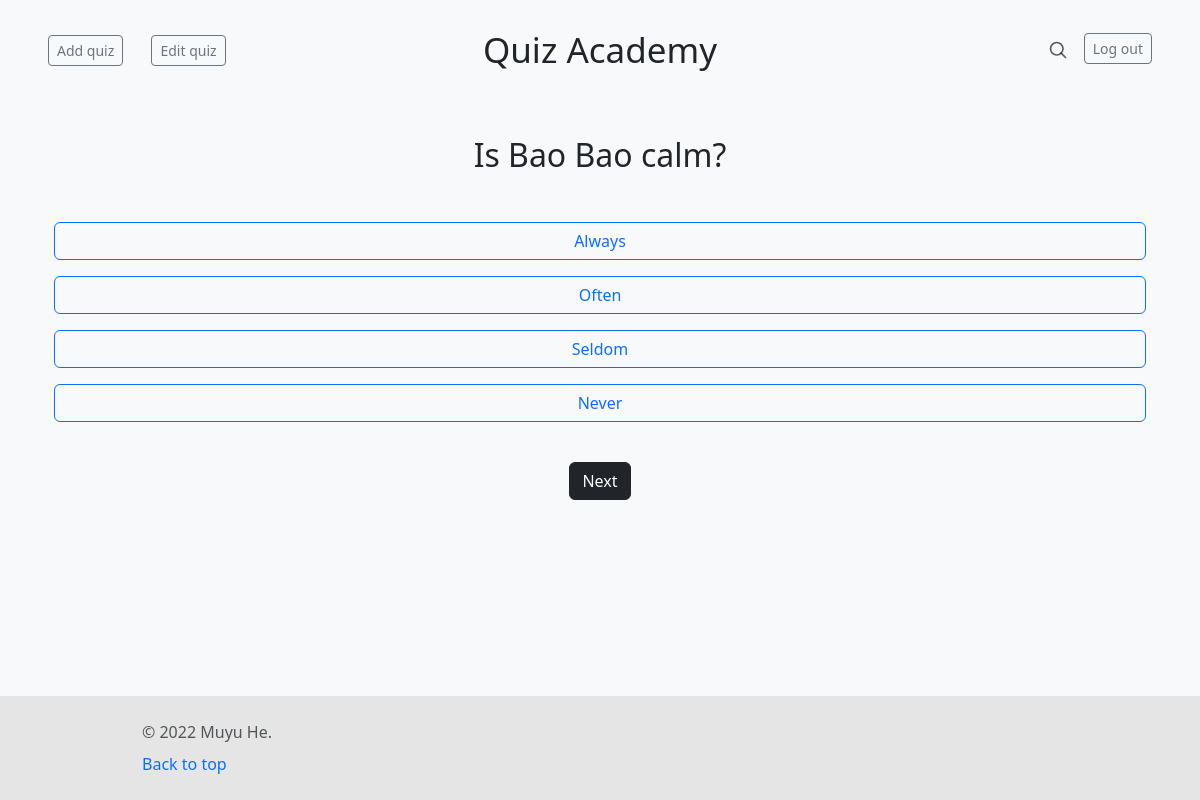
The app's page /question/23/ (signed in) with its own data.
### quizzes/models.py (models this page shows, shortened)
class Question(models.Model):
    curr_question = models.CharField(max_length=200, null=True)
    op1 = models.CharField(max_length=200, null=True)
    op2 = models.CharField(max_length=200, null=True)
    op3 = models.CharField(max_length=200, null=True)
    op4 = models.CharField(max_length=200, null=True)
    answer = models.CharField(max_length=200, null=True)
    next_question = models.ForeignKey(to='Question', null=True, blank=True, on_delete=models.SET_NULL, related_name='next')
    prev_question = models.ForeignKey(to='Question', null=True, blank=True, on_delete=models.SET_NULL, related_name='prev')

### quizzes/views.py (the view, shortened to what this page needs)
# urls.py: re_path('^question/(?P<question_id>\d+)/$', views.question, name='question'),
@login_required
def question(request, question_id):
    question = Question.objects.get(id=question_id)
    context = {'question': question}
    return render(request, 'quizzes/question.html', context)

### quizzes/templates/quizzes/question.html (shortened to what this page needs)
{% extends 'quizzes/base.html' %}
{% block header %}
    <div class="container">
        <div class="row">
            <div class="col-md-12 text-center">
                <h2 class="text-dark pt-3">{{question.curr_question}}</h2>
            </div>
        </div>
    </div>
{% endblock header %}
{% block content %}
    <div class="container mt-4">
        <div class="row">
            <div class="col-md-12 text-dark text-center py-3">
                <form action="{% url 'quizzes:question' question.id %}" method="post" class="form">
                    <div class="mb-3 d-grid">
                        <label class="btn btn-outline-primary" for="option1">
                            {{question.op1}}
                        </label>
                    </div>
                    <div class="mb-3 d-grid">
                        <label class="btn btn-outline-primary" for="option2">
                            {{question.op2}}
                        </label>
                    </div>
                    <div class="mb-3 d-grid">
                        <label class="btn btn-outline-primary" for="option3">
                            {{question.op3}}
                        </label>
                    </div>
                    <div class="mb-3 d-grid">
                        <label class="btn btn-outline-primary" for="option4">
                            {{question.op4}}
                        </label>
                    </div>
                    <button type="submit" class="btn btn-dark mt-4">Next</button>
                </form>
            </div>
        </div>
    </div>
{% endblock content %}

### records on screen
Question: curr_question "Is Bao Bao calm?", op1 "Always", op2 "Often", op3 "Seldom", op4 "Never"
